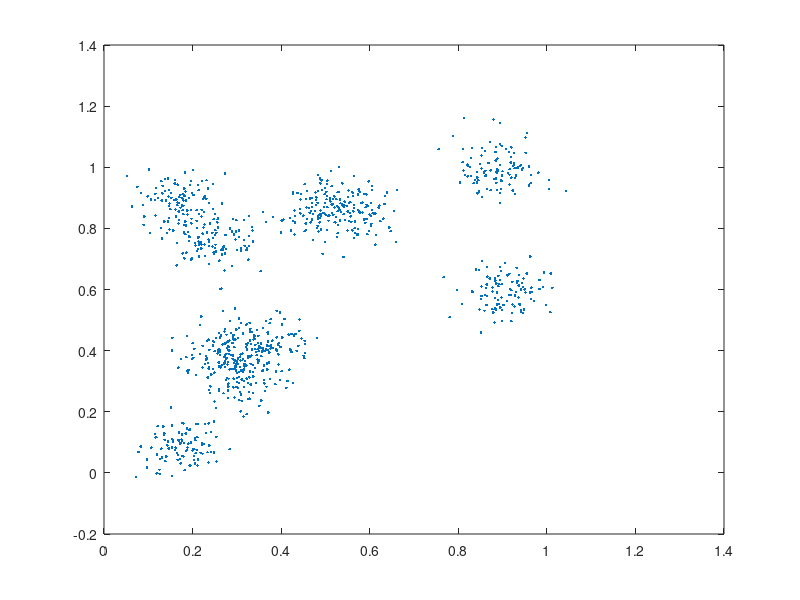

This chart was generated by the following MATLAB code:
% Script that generates the fake data for the example, then saves it to 
% an Excel file

n_points = 1000;
n_distributions = 10;

deviation = 0.05;

points_x = zeros(n_points, 1);
points_y = zeros(n_points, 1);
%I'm adding a line! 

point_index = 1;

for i_dist = 1:n_distributions
    mean_x = rand;
    mean_y = rand;
    
    for p = 1:floor(n_points/n_distributions)
        points_x(point_index) = mean_x + deviation * randn;
        points_y(point_index) = mean_y + deviation * randn;
        
        point_index = point_index + 1;
    end
end

plot(points_x, points_y, '.')

points = [points_x points_y];

xlswrite('data.xls', points)
